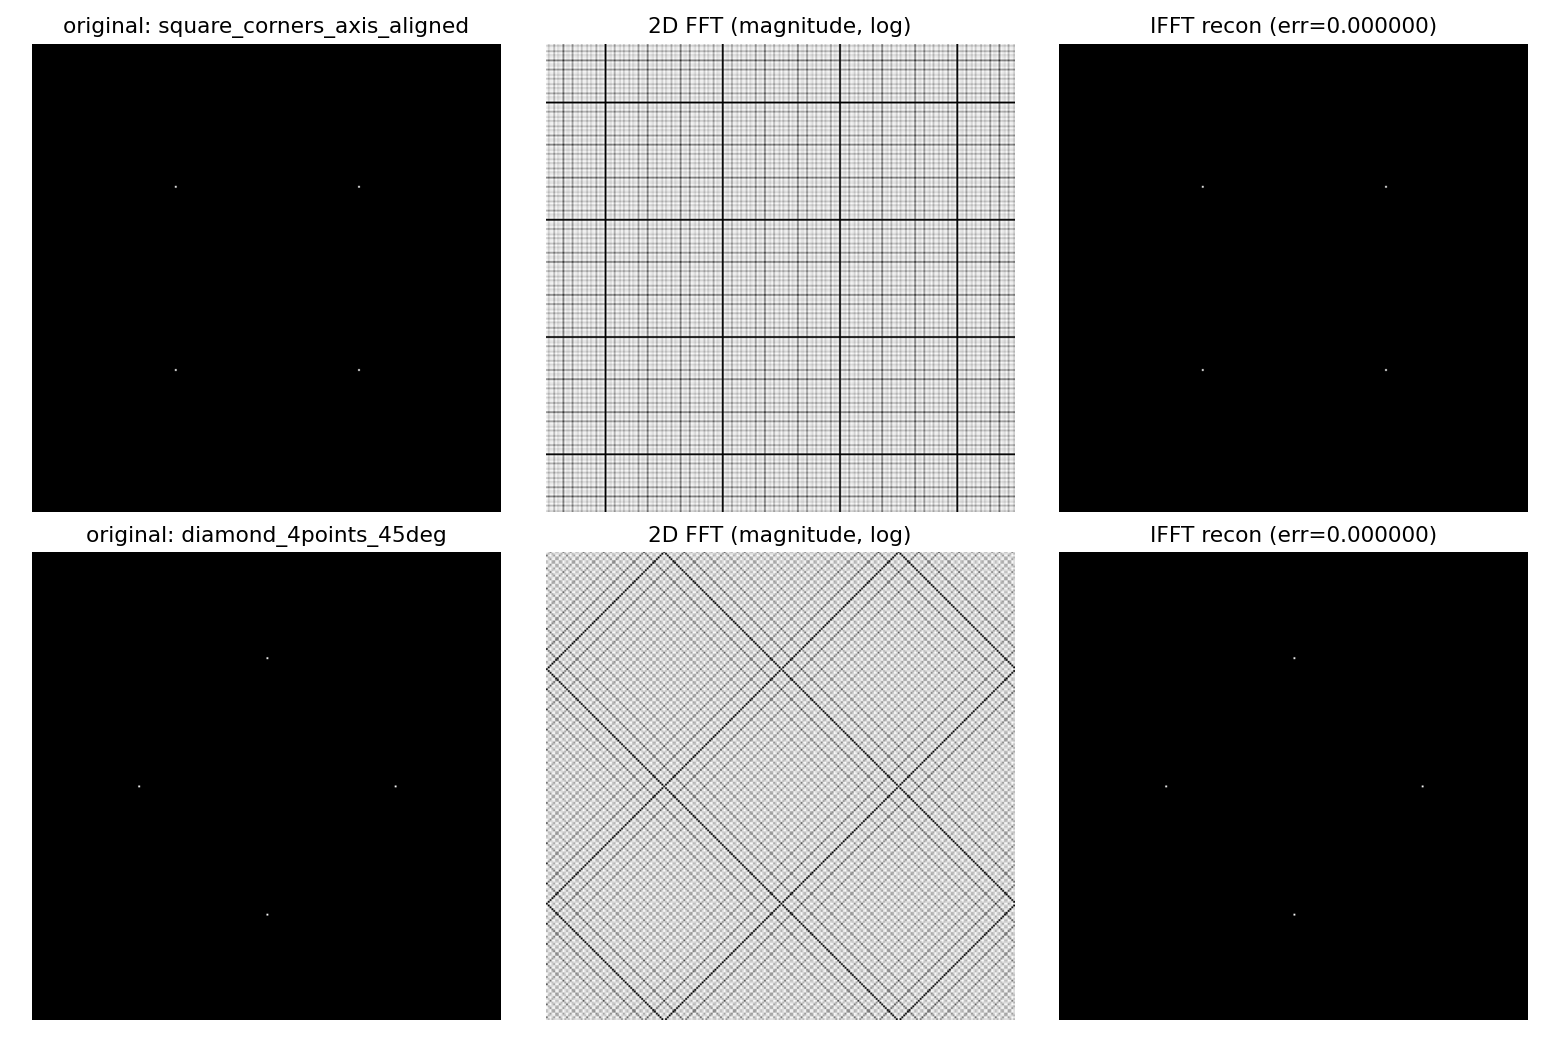

Write Python code to recreate this figure.
"""
FFT/IFFT 심화 실습: 정사각형 꼭짓점(축 정렬) vs 마름모(45도 회전) 비교
- 분리 가능(separable) 구조 여부에 따라 스펙트럼이 달라지는지 직접 확인
"""
import numpy as np
import matplotlib
matplotlib.use("Agg")
import matplotlib.pyplot as plt

plt.rcParams['axes.unicode_minus'] = False

SIZE = 256
c = SIZE // 2

def make_images():
    imgs = {}

    # 1) 정사각형 꼭짓점 4개 (축 정렬, 기존 실습과 동일) - 분리 가능(separable) 구조
    sq = np.zeros((SIZE, SIZE), np.float64)
    h = 50
    for dy, dx in [(-h, -h), (-h, h), (h, -h), (h, h)]:
        sq[c+dy, c+dx] = 255
    imgs["square_corners_axis_aligned"] = sq

    # 2) 마름모 (위/아래/좌/우 점 4개) - 정사각형을 45도 돌린 배치, 분리 불가능 구조
    dm = np.zeros((SIZE, SIZE), np.float64)
    r = 70  # 원점에서 거리 (h*sqrt(2)와 비슷한 스케일로 맞춤)
    for dy, dx in [(-r, 0), (r, 0), (0, -r), (0, r)]:
        dm[c+dy, c+dx] = 255
    imgs["diamond_4points_45deg"] = dm

    return imgs

def fft_ifft(img):
    f = np.fft.fft2(img)
    fshift = np.fft.fftshift(f)
    magnitude = 20*np.log(np.abs(fshift)+1)
    img_back = np.abs(np.fft.ifft2(np.fft.ifftshift(fshift)))
    recon_error = np.mean(np.abs(img - img_back))
    return magnitude, img_back, recon_error

if __name__ == "__main__":
    imgs = make_images()
    fig, axes = plt.subplots(len(imgs), 3, figsize=(12, 4*len(imgs)))
    for i, (name, img) in enumerate(imgs.items()):
        mag, recon, err = fft_ifft(img)
        axes[i,0].imshow(img, cmap="gray"); axes[i,0].set_title(f"original: {name}"); axes[i,0].axis("off")
        axes[i,1].imshow(mag, cmap="gray"); axes[i,1].set_title("2D FFT (magnitude, log)"); axes[i,1].axis("off")
        axes[i,2].imshow(recon, cmap="gray"); axes[i,2].set_title(f"IFFT recon (err={err:.6f})"); axes[i,2].axis("off")
        print(f"{name}: recon error = {err:.6f}")

    plt.tight_layout()
    path = "fft_diamond_test.png"
    plt.savefig(path, dpi=130)
    plt.close()
    print("saved:", path)
